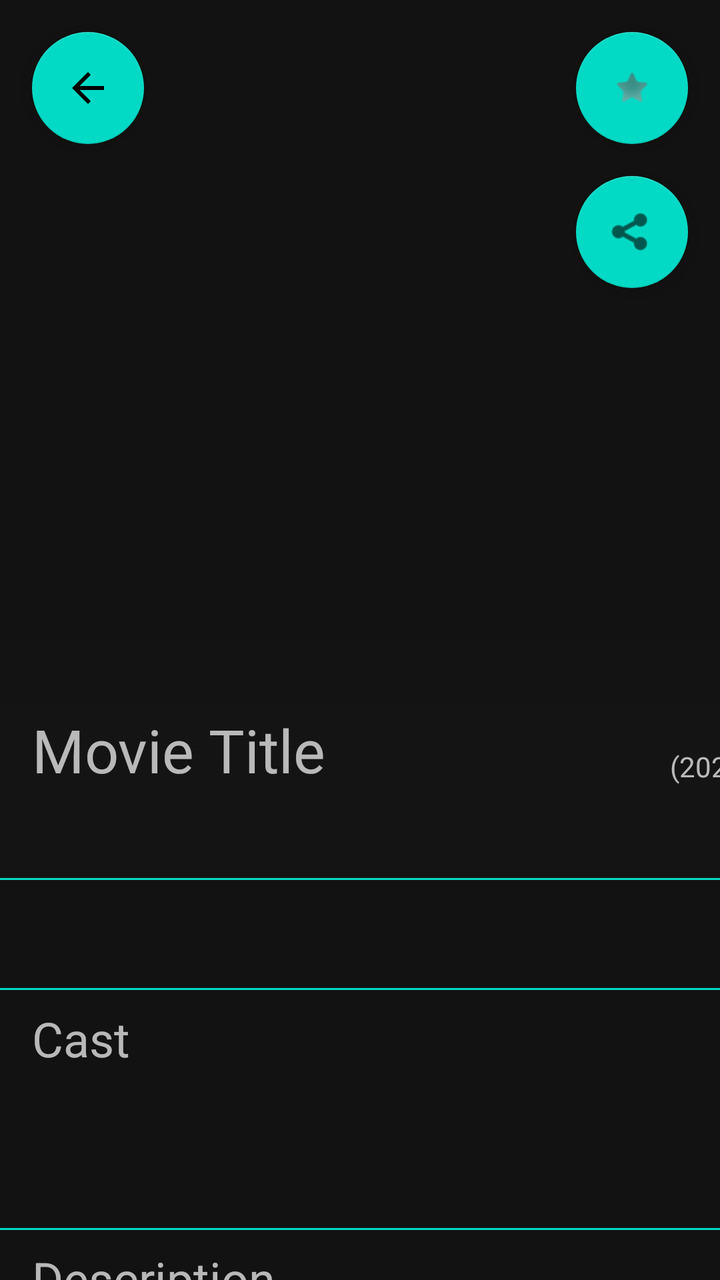
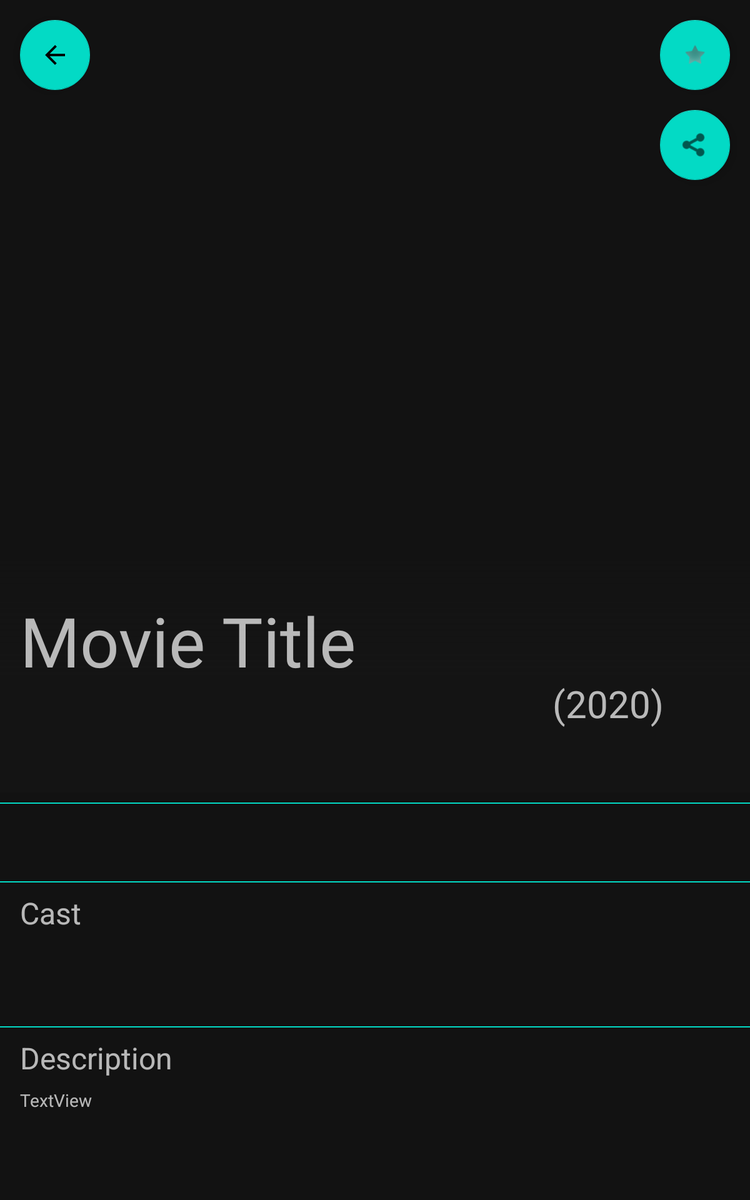

One screen, two layout resources from the same app: the default and the repository's alternative for another configuration. Each is rendered where Android would select it; the XML of both is given below.
<!-- AndroidManifest.xml: application theme Theme.EindopdrachtMovieBrowser -->
<!-- res/layout/activity_media_details.xml -->
<?xml version="1.0" encoding="utf-8"?>
<androidx.constraintlayout.widget.ConstraintLayout xmlns:android="http://schemas.android.com/apk/res/android"
    xmlns:app="http://schemas.android.com/apk/res-auto"
    xmlns:tools="http://schemas.android.com/tools"
    android:id="@+id/details_layout_contraints"
    android:layout_width="match_parent"
    android:layout_height="match_parent"
    tools:context=".Activities.MediaDetails">


    <ImageView
        android:id="@+id/details_image_poster"
        android:layout_width="match_parent"
        android:layout_height="439dp"
        android:src="@drawable/ic_launcher_background"
        android:scaleType="centerCrop"
        app:layout_constraintStart_toStartOf="parent"
        app:layout_constraintTop_toTopOf="parent" />

    <ImageView
        android:id="@+id/imageView2"
        android:layout_width="match_parent"
        android:layout_height="120dp"
        android:src="@drawable/gradient"
        app:layout_constraintBottom_toTopOf="@+id/view4"
        app:layout_constraintEnd_toEndOf="parent"
        app:layout_constraintStart_toStartOf="parent" />

    <TextView
        android:id="@+id/details_text_title"
        android:layout_width="279dp"
        android:layout_height="wrap_content"
        android:layout_marginStart="16dp"
        android:fontFamily="@font/longreach"
        android:text="Movie Title"
        android:textSize="30sp"
        app:layout_constraintBottom_toBottomOf="@+id/details_image_poster"
        app:layout_constraintEnd_toEndOf="parent"
        app:layout_constraintHorizontal_bias="0.0"
        app:layout_constraintStart_toStartOf="parent"
        app:layout_constraintTop_toTopOf="parent"
        app:layout_constraintVertical_bias="0.89" />


    <com.google.android.material.floatingactionbutton.FloatingActionButton
        android:id="@+id/details_button_favorite"
        android:layout_width="wrap_content"
        android:layout_height="wrap_content"
        android:layout_marginTop="16dp"
        android:layout_marginEnd="16dp"
        android:clickable="true"
        android:src="@android:drawable/star_off"
        app:layout_constraintEnd_toEndOf="parent"
        app:layout_constraintTop_toTopOf="parent"
        app:tint="@null" />


    <TextView
        android:id="@+id/details_text_year"
        android:layout_width="wrap_content"
        android:layout_height="wrap_content"
        android:layout_marginStart="40dp"
        android:text="(2020)"
        app:layout_constraintBottom_toBottomOf="@+id/details_image_poster"
        app:layout_constraintStart_toEndOf="@+id/details_text_title"
        app:layout_constraintTop_toTopOf="@+id/details_image_poster"
        app:layout_constraintVertical_bias="0.89" />

    <androidx.recyclerview.widget.RecyclerView
        android:id="@+id/details_recycler_genres"
        android:layout_width="match_parent"
        android:layout_height="26dp"
        android:layout_marginStart="16dp"
        android:layout_marginEnd="16dp"
        app:layout_constraintBottom_toBottomOf="@+id/details_image_poster"
        app:layout_constraintEnd_toEndOf="parent"
        app:layout_constraintHorizontal_bias="0.0"
        app:layout_constraintStart_toStartOf="parent"
        app:layout_constraintTop_toBottomOf="@+id/details_text_title"
        app:layout_constraintVertical_bias="0.444"/>

    <View
        android:id="@+id/view4"
        android:layout_width="match_parent"
        android:layout_height="1dp"
        android:background="@color/teal_200"
        app:layout_constraintEnd_toEndOf="parent"
        app:layout_constraintStart_toStartOf="parent"

        app:layout_constraintTop_toBottomOf="@+id/details_image_poster" />

    <View
        android:id="@+id/view3"
        android:layout_width="match_parent"
        android:layout_height="1dp"
        android:layout_marginTop="8dp"
        android:background="@color/teal_200"
        app:layout_constraintEnd_toEndOf="parent"
        app:layout_constraintHorizontal_bias="0.0"
        app:layout_constraintStart_toStartOf="parent"
        app:layout_constraintTop_toBottomOf="@+id/details_recycler_ratings" />

    <View
        android:id="@+id/view5"
        android:layout_width="match_parent"
        android:layout_height="1dp"
        android:layout_marginTop="128dp"
        android:background="@color/teal_200"
        app:layout_constraintEnd_toEndOf="parent"
        app:layout_constraintHorizontal_bias="0.0"
        app:layout_constraintStart_toStartOf="parent"
        app:layout_constraintTop_toBottomOf="@+id/details_recycler_ratings" />

    <androidx.recyclerview.widget.RecyclerView
        android:id="@+id/details_recycler_ratings"
        android:layout_width="match_parent"
        android:layout_height="38dp"
        android:layout_marginStart="16dp"
        android:layout_marginTop="8dp"
        android:layout_marginEnd="16dp"
        app:flow_horizontalAlign="center"
        app:flow_verticalAlign="center"
        app:layout_constraintEnd_toEndOf="parent"
        app:layout_constraintStart_toStartOf="parent"
        app:layout_constraintTop_toBottomOf="@+id/view4" />

    <com.google.android.material.floatingactionbutton.FloatingActionButton
        android:id="@+id/details_button_back"
        android:layout_width="wrap_content"
        android:layout_height="wrap_content"
        android:layout_marginStart="16dp"
        android:layout_marginTop="16dp"
        android:clickable="true"
        android:src="@drawable/abc_vector_test"
        app:layout_constraintStart_toStartOf="parent"
        app:layout_constraintTop_toTopOf="parent" />

    <TextView
        android:id="@+id/textView7"
        android:layout_width="wrap_content"
        android:layout_height="wrap_content"
        android:layout_marginStart="16dp"
        android:layout_marginTop="8dp"
        android:text="@string/tag_cast"
        android:textSize="24sp"

        app:layout_constraintStart_toStartOf="parent"
        app:layout_constraintTop_toBottomOf="@+id/view3" />

    <androidx.recyclerview.widget.RecyclerView
        android:id="@+id/details_recycler_cast"
        android:layout_width="match_parent"
        android:layout_height="51dp"
        android:layout_marginStart="16dp"
        android:layout_marginTop="12dp"
        android:layout_marginEnd="16dp"
        app:layout_constraintEnd_toEndOf="parent"
        app:layout_constraintHorizontal_bias="1.0"
        app:layout_constraintStart_toStartOf="parent"
        app:layout_constraintTop_toBottomOf="@+id/textView7" />

    <TextView
        android:id="@+id/textView8"
        android:layout_width="wrap_content"
        android:layout_height="wrap_content"
        android:layout_marginStart="16dp"
        android:layout_marginTop="8dp"
        android:text="@string/tag_description"
        android:textSize="24sp"
        app:layout_constraintStart_toStartOf="parent"
        app:layout_constraintTop_toBottomOf="@+id/view5" />

    <TextView
        android:id="@+id/details_text_description"
        android:layout_width="match_parent"
        android:layout_height="101dp"
        android:layout_marginStart="16dp"
        android:layout_marginTop="12dp"
        android:layout_marginEnd="16dp"
        android:text="TextView"
        android:fontFamily="@font/mainlux"
        app:layout_constraintEnd_toEndOf="parent"
        app:layout_constraintStart_toStartOf="parent"
        app:layout_constraintTop_toBottomOf="@+id/textView8" />

    <com.google.android.material.floatingactionbutton.FloatingActionButton
        android:id="@+id/details_button_share"
        android:layout_width="wrap_content"
        android:layout_height="wrap_content"
        android:layout_marginTop="16dp"
        android:layout_marginEnd="16dp"
        android:clickable="true"
        app:layout_constraintEnd_toEndOf="parent"
        app:layout_constraintTop_toBottomOf="@+id/details_button_favorite"
        app:srcCompat="@android:drawable/ic_menu_share" />

</androidx.constraintlayout.widget.ConstraintLayout>
<!-- resources referenced by this layout -->
<resources>
  <!-- drawable gradient (drawable) -->
  <?xml version="1.0" encoding="utf-8"?>
  <shape xmlns:android="http://schemas.android.com/apk/res/android" android:shape="rectangle" >
      <gradient
          android:startColor="#141414"
          android:centerColor="#141414"
          android:endColor="#004B6CD6"
          android:angle="90"/>
      <corners
          android:radius="0dp"/>
  
  
  </shape>
  <string name="tag_cast">Cast</string>
  <string name="tag_description">Description</string>
  <style name="Theme.EindopdrachtMovieBrowser" parent="Theme.MaterialComponents.NoActionBar">
          
          <item name="colorPrimary">@color/teal_200</item>
          <item name="colorPrimaryVariant">@color/teal_700</item>
          <item name="colorOnPrimary">@color/white</item>
          
          <item name="colorSecondary">@color/teal_200</item>
          <item name="colorSecondaryVariant">@color/teal_700</item>
          <item name="colorOnSecondary">@color/black</item>
          
          <item name="android:statusBarColor" tools:targetApi="l">?attr/colorPrimaryVariant</item>
          
      </style>
</resources>
<!-- res/layout-sw600dp/activity_media_details.xml (the repository's variant of the layout above) -->
<!-- drawn on a 7-inch tablet held upright -->
<?xml version="1.0" encoding="utf-8"?>
<androidx.constraintlayout.widget.ConstraintLayout xmlns:android="http://schemas.android.com/apk/res/android"
    xmlns:app="http://schemas.android.com/apk/res-auto"
    xmlns:tools="http://schemas.android.com/tools"
    android:id="@+id/details_layout_contraints"
    android:layout_width="match_parent"
    android:layout_height="match_parent"
    tools:context=".Activities.MediaDetails">


    <ImageView
        android:id="@+id/details_image_poster"
        android:layout_width="916dp"
        android:layout_height="630dp"
        android:scaleType="centerCrop"
        android:src="@drawable/ic_launcher_background"
        app:layout_constraintEnd_toEndOf="parent"
        app:layout_constraintStart_toStartOf="parent"
        app:layout_constraintTop_toTopOf="parent" />

    <com.google.android.material.floatingactionbutton.FloatingActionButton
        android:id="@+id/details_button_favorite"
        android:layout_width="wrap_content"
        android:layout_height="wrap_content"
        android:layout_marginTop="16dp"
        android:layout_marginEnd="16dp"
        android:clickable="true"
        android:src="@android:drawable/star_off"
        app:layout_constraintEnd_toEndOf="parent"
        app:layout_constraintTop_toTopOf="parent"
        app:tint="@null" />

    <androidx.recyclerview.widget.RecyclerView
        android:id="@+id/details_recycler_ratings"
        android:layout_width="match_parent"
        android:layout_height="38dp"
        android:layout_marginStart="16dp"
        android:layout_marginTop="12dp"
        android:layout_marginEnd="16dp"
        app:flow_horizontalAlign="center"
        app:flow_verticalAlign="center"
        app:layout_constraintEnd_toEndOf="parent"
        app:layout_constraintHorizontal_bias="0.0"
        app:layout_constraintStart_toStartOf="parent"
        app:layout_constraintTop_toBottomOf="@+id/view4" />

    <View
        android:id="@+id/view4"
        android:layout_width="match_parent"
        android:layout_height="1dp"
        android:layout_marginTop="12dp"
        android:background="@color/teal_200"
        app:layout_constraintEnd_toEndOf="parent"

        app:layout_constraintHorizontal_bias="1.0"
        app:layout_constraintStart_toStartOf="parent"
        app:layout_constraintTop_toBottomOf="@+id/details_image_poster" />

    <View
        android:id="@+id/view5"
        android:layout_width="match_parent"
        android:layout_height="1dp"
        android:layout_marginTop="128dp"
        android:background="@color/teal_200"
        app:layout_constraintEnd_toEndOf="parent"
        app:layout_constraintHorizontal_bias="1.0"
        app:layout_constraintStart_toStartOf="parent"
        app:layout_constraintTop_toBottomOf="@+id/details_recycler_ratings" />

    <View
        android:id="@+id/view3"
        android:layout_width="match_parent"
        android:layout_height="1dp"
        android:layout_marginTop="12dp"
        android:background="@color/teal_200"
        app:layout_constraintEnd_toEndOf="parent"
        app:layout_constraintHorizontal_bias="0.0"
        app:layout_constraintStart_toStartOf="parent"
        app:layout_constraintTop_toBottomOf="@+id/details_recycler_ratings" />

    <ImageView
        android:id="@+id/imageView2"
        android:layout_width="match_parent"
        android:layout_height="188dp"
        android:layout_marginBottom="8dp"
        android:src="@drawable/gradient"
        app:layout_constraintBottom_toTopOf="@+id/view4"
        app:layout_constraintEnd_toEndOf="parent"
        app:layout_constraintHorizontal_bias="0.0"
        app:layout_constraintStart_toStartOf="parent" />

    <androidx.recyclerview.widget.RecyclerView
        android:id="@+id/details_recycler_cast"
        android:layout_width="match_parent"
        android:layout_height="51dp"
        android:layout_marginStart="16dp"
        android:layout_marginTop="12dp"
        android:layout_marginEnd="16dp"
        app:layout_constraintEnd_toEndOf="parent"
        app:layout_constraintHorizontal_bias="0.0"
        app:layout_constraintStart_toStartOf="parent"
        app:layout_constraintTop_toBottomOf="@+id/textView7" />

    <TextView
        android:id="@+id/details_text_description"
        android:layout_width="match_parent"
        android:layout_height="101dp"
        android:layout_marginStart="16dp"
        android:layout_marginTop="8dp"
        android:layout_marginEnd="16dp"
        android:fontFamily="@font/mainlux"
        android:text="TextView"
        app:layout_constraintEnd_toEndOf="parent"
        app:layout_constraintHorizontal_bias="0.0"
        app:layout_constraintStart_toStartOf="parent"
        app:layout_constraintTop_toBottomOf="@+id/textView8" />

    <androidx.recyclerview.widget.RecyclerView
        android:id="@+id/details_recycler_genres"
        android:layout_width="match_parent"
        android:layout_height="26dp"
        android:layout_marginStart="16dp"
        android:layout_marginEnd="16dp"
        app:layout_constraintBottom_toBottomOf="@+id/details_image_poster"
        app:layout_constraintEnd_toEndOf="parent"
        app:layout_constraintHorizontal_bias="0.0"
        app:layout_constraintStart_toStartOf="parent"
        app:layout_constraintTop_toBottomOf="@+id/details_text_title" />

    <TextView
        android:id="@+id/details_text_year"
        android:layout_width="142dp"
        android:layout_height="57dp"
        android:layout_marginEnd="16dp"
        android:layout_marginBottom="24dp"
        android:text="(2020)"
        android:textSize="30sp"
        app:layout_constraintBottom_toBottomOf="@+id/details_recycler_genres"
        app:layout_constraintEnd_toEndOf="@+id/imageView2" />

    <TextView
        android:id="@+id/details_text_title"
        android:layout_width="692dp"
        android:layout_height="115dp"
        android:layout_marginStart="16dp"
        android:fontFamily="@font/longreach"
        android:text="Movie Title"
        android:textSize="55sp"
        app:layout_constraintBottom_toBottomOf="@+id/details_image_poster"
        app:layout_constraintEnd_toEndOf="parent"
        app:layout_constraintHorizontal_bias="0.0"
        app:layout_constraintStart_toStartOf="parent"
        app:layout_constraintTop_toTopOf="parent"
        app:layout_constraintVertical_bias="0.923" />

    <com.google.android.material.floatingactionbutton.FloatingActionButton
        android:id="@+id/details_button_back"
        android:layout_width="wrap_content"
        android:layout_height="wrap_content"
        android:layout_marginStart="16dp"
        android:layout_marginTop="16dp"
        android:clickable="true"
        android:src="@drawable/abc_vector_test"
        app:layout_constraintStart_toStartOf="parent"
        app:layout_constraintTop_toTopOf="parent" />

    <TextView
        android:id="@+id/textView7"
        android:layout_width="wrap_content"
        android:layout_height="wrap_content"
        android:layout_marginStart="16dp"
        android:layout_marginTop="8dp"
        android:text="@string/tag_cast"
        android:textSize="24sp"

        app:layout_constraintStart_toStartOf="parent"
        app:layout_constraintTop_toBottomOf="@+id/view3" />

    <TextView
        android:id="@+id/textView8"
        android:layout_width="wrap_content"
        android:layout_height="wrap_content"
        android:layout_marginStart="16dp"
        android:layout_marginTop="8dp"
        android:text="@string/tag_description"
        android:textSize="24sp"
        app:layout_constraintStart_toStartOf="parent"
        app:layout_constraintTop_toBottomOf="@+id/view5" />

    <com.google.android.material.floatingactionbutton.FloatingActionButton
        android:id="@+id/details_button_share"
        android:layout_width="wrap_content"
        android:layout_height="wrap_content"
        android:layout_marginTop="16dp"
        android:layout_marginEnd="16dp"
        android:clickable="true"
        app:layout_constraintEnd_toEndOf="parent"
        app:layout_constraintTop_toBottomOf="@+id/details_button_favorite"
        app:srcCompat="@android:drawable/ic_menu_share" />

</androidx.constraintlayout.widget.ConstraintLayout>
